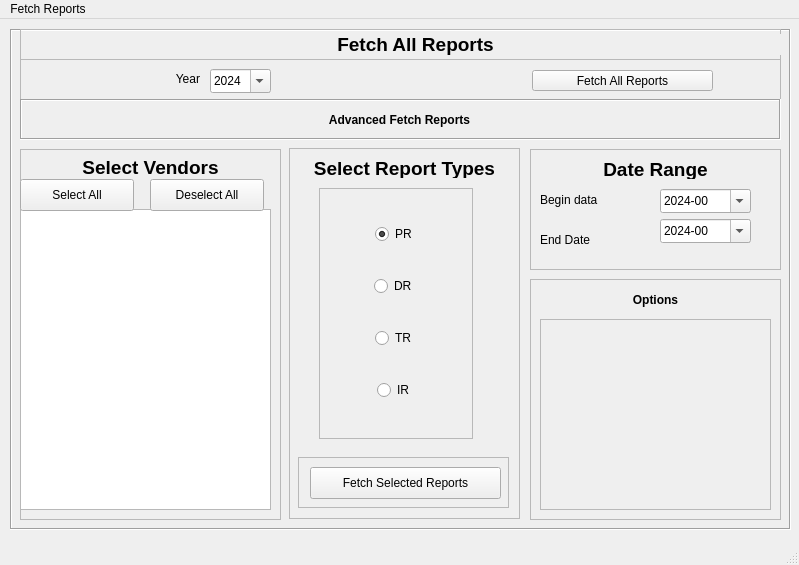
<?xml version="1.0" encoding="UTF-8"?>
<ui version="4.0">
 <class>FetchReportTab</class>
 <widget class="QMainWindow" name="FetchReportTab">
  <property name="geometry">
   <rect>
    <x>0</x>
    <y>0</y>
    <width>799</width>
    <height>565</height>
   </rect>
  </property>
  <property name="windowTitle">
   <string>FetchReportTab</string>
  </property>
  <widget class="QWidget" name="centralwidget">
   <widget class="QFrame" name="frame">
    <property name="geometry">
     <rect>
      <x>10</x>
      <y>10</y>
      <width>781</width>
      <height>501</height>
     </rect>
    </property>
    <property name="frameShape">
     <enum>QFrame::Box</enum>
    </property>
    <property name="frameShadow">
     <enum>QFrame::Sunken</enum>
    </property>
    <widget class="QFrame" name="frame_2">
     <property name="geometry">
      <rect>
       <x>10</x>
       <y>0</y>
       <width>761</width>
       <height>31</height>
      </rect>
     </property>
     <property name="frameShape">
      <enum>QFrame::StyledPanel</enum>
     </property>
     <property name="frameShadow">
      <enum>QFrame::Raised</enum>
     </property>
     <widget class="QLabel" name="lblFetchAllReport">
      <property name="geometry">
       <rect>
        <x>20</x>
        <y>5</y>
        <width>751</width>
        <height>21</height>
       </rect>
      </property>
      <property name="font">
       <font>
        <pointsize>14</pointsize>
        <weight>75</weight>
        <bold>true</bold>
       </font>
      </property>
      <property name="autoFillBackground">
       <bool>true</bool>
      </property>
      <property name="text">
       <string>Fetch All Reports</string>
      </property>
      <property name="alignment">
       <set>Qt::AlignCenter</set>
      </property>
     </widget>
    </widget>
    <widget class="QFrame" name="frame_3">
     <property name="geometry">
      <rect>
       <x>10</x>
       <y>30</y>
       <width>761</width>
       <height>41</height>
      </rect>
     </property>
     <property name="autoFillBackground">
      <bool>true</bool>
     </property>
     <property name="frameShape">
      <enum>QFrame::StyledPanel</enum>
     </property>
     <property name="frameShadow">
      <enum>QFrame::Sunken</enum>
     </property>
     <widget class="QLabel" name="lblYear">
      <property name="geometry">
       <rect>
        <x>-1</x>
        <y>-1</y>
        <width>181</width>
        <height>41</height>
       </rect>
      </property>
      <property name="text">
       <string>Year</string>
      </property>
      <property name="alignment">
       <set>Qt::AlignRight|Qt::AlignTrailing|Qt::AlignVCenter</set>
      </property>
     </widget>
     <widget class="QPushButton" name="btnFetchAllReport">
      <property name="geometry">
       <rect>
        <x>512</x>
        <y>11</y>
        <width>181</width>
        <height>21</height>
       </rect>
      </property>
      <property name="text">
       <string>Fetch All Reports</string>
      </property>
     </widget>
     <widget class="QDateEdit" name="dateedit1">
      <property name="geometry">
       <rect>
        <x>190</x>
        <y>10</y>
        <width>61</width>
        <height>24</height>
       </rect>
      </property>
      <property name="displayFormat">
       <string>yyyy</string>
      </property>
      <property name="calendarPopup">
       <bool>true</bool>
      </property>
      <property name="date">
       <date>
        <year>2024</year>
        <month>1</month>
        <day>1</day>
       </date>
      </property>
     </widget>
    </widget>
    <widget class="QFrame" name="frame_4">
     <property name="geometry">
      <rect>
       <x>10</x>
       <y>70</y>
       <width>761</width>
       <height>41</height>
      </rect>
     </property>
     <property name="frameShape">
      <enum>QFrame::Box</enum>
     </property>
     <property name="frameShadow">
      <enum>QFrame::Sunken</enum>
     </property>
     <widget class="QLabel" name="lblAdvanceFetchReport">
      <property name="geometry">
       <rect>
        <x>9</x>
        <y>5</y>
        <width>741</width>
        <height>31</height>
       </rect>
      </property>
      <property name="font">
       <font>
        <weight>75</weight>
        <bold>true</bold>
        <kerning>true</kerning>
       </font>
      </property>
      <property name="autoFillBackground">
       <bool>true</bool>
      </property>
      <property name="text">
       <string>Advanced Fetch Reports</string>
      </property>
      <property name="alignment">
       <set>Qt::AlignCenter</set>
      </property>
     </widget>
    </widget>
    <widget class="QFrame" name="frmSelectVenders">
     <property name="geometry">
      <rect>
       <x>10</x>
       <y>120</y>
       <width>261</width>
       <height>371</height>
      </rect>
     </property>
     <property name="autoFillBackground">
      <bool>true</bool>
     </property>
     <property name="frameShape">
      <enum>QFrame::StyledPanel</enum>
     </property>
     <property name="frameShadow">
      <enum>QFrame::Raised</enum>
     </property>
     <widget class="QLabel" name="lblFetchAllReport_3">
      <property name="geometry">
       <rect>
        <x>10</x>
        <y>10</y>
        <width>241</width>
        <height>16</height>
       </rect>
      </property>
      <property name="font">
       <font>
        <pointsize>14</pointsize>
        <weight>75</weight>
        <bold>true</bold>
       </font>
      </property>
      <property name="autoFillBackground">
       <bool>true</bool>
      </property>
      <property name="text">
       <string>Select Vendors</string>
      </property>
      <property name="alignment">
       <set>Qt::AlignCenter</set>
      </property>
     </widget>
     <widget class="QListView" name="vendors_list_view_special">
      <property name="geometry">
       <rect>
        <x>0</x>
        <y>60</y>
        <width>251</width>
        <height>301</height>
       </rect>
      </property>
      <property name="font">
       <font>
        <family>Segoe UI</family>
        <pointsize>11</pointsize>
       </font>
      </property>
      <property name="alternatingRowColors">
       <bool>true</bool>
      </property>
     </widget>
     <widget class="QPushButton" name="select_vendors_button_special">
      <property name="geometry">
       <rect>
        <x>0</x>
        <y>30</y>
        <width>114</width>
        <height>32</height>
       </rect>
      </property>
      <property name="text">
       <string>Select All</string>
      </property>
     </widget>
     <widget class="QPushButton" name="deselect_vendors_button_special">
      <property name="geometry">
       <rect>
        <x>130</x>
        <y>30</y>
        <width>114</width>
        <height>32</height>
       </rect>
      </property>
      <property name="text">
       <string>Deselect All</string>
      </property>
     </widget>
    </widget>
    <widget class="QFrame" name="frmSelectReportType">
     <property name="geometry">
      <rect>
       <x>279</x>
       <y>119</y>
       <width>231</width>
       <height>371</height>
      </rect>
     </property>
     <property name="autoFillBackground">
      <bool>true</bool>
     </property>
     <property name="frameShape">
      <enum>QFrame::StyledPanel</enum>
     </property>
     <property name="frameShadow">
      <enum>QFrame::Raised</enum>
     </property>
     <widget class="QFrame" name="frame_5">
      <property name="geometry">
       <rect>
        <x>9</x>
        <y>309</y>
        <width>211</width>
        <height>51</height>
       </rect>
      </property>
      <property name="frameShape">
       <enum>QFrame::StyledPanel</enum>
      </property>
      <property name="frameShadow">
       <enum>QFrame::Raised</enum>
      </property>
      <widget class="QPushButton" name="btnFetchSelectedReports">
       <property name="geometry">
        <rect>
         <x>12</x>
         <y>10</y>
         <width>191</width>
         <height>32</height>
        </rect>
       </property>
       <property name="text">
        <string>Fetch Selected Reports</string>
       </property>
      </widget>
     </widget>
     <widget class="QLabel" name="lblFetchAllReport_5">
      <property name="geometry">
       <rect>
        <x>10</x>
        <y>10</y>
        <width>211</width>
        <height>20</height>
       </rect>
      </property>
      <property name="font">
       <font>
        <pointsize>14</pointsize>
        <weight>75</weight>
        <bold>true</bold>
       </font>
      </property>
      <property name="autoFillBackground">
       <bool>true</bool>
      </property>
      <property name="text">
       <string>Select Report Types</string>
      </property>
      <property name="alignment">
       <set>Qt::AlignCenter</set>
      </property>
     </widget>
     <widget class="QFrame" name="frame_30">
      <property name="geometry">
       <rect>
        <x>30</x>
        <y>40</y>
        <width>154</width>
        <height>251</height>
       </rect>
      </property>
      <property name="frameShape">
       <enum>QFrame::StyledPanel</enum>
      </property>
      <layout class="QGridLayout" name="gridLayout_9">
       <item row="2" column="0" alignment="Qt::AlignHCenter">
        <widget class="QRadioButton" name="tr_radio_button">
         <property name="text">
          <string>TR</string>
         </property>
        </widget>
       </item>
       <item row="0" column="0" alignment="Qt::AlignHCenter">
        <widget class="QRadioButton" name="pr_radio_button">
         <property name="text">
          <string>PR</string>
         </property>
         <property name="checked">
          <bool>true</bool>
         </property>
        </widget>
       </item>
       <item row="1" column="0" alignment="Qt::AlignHCenter">
        <widget class="QRadioButton" name="dr_radio_button">
         <property name="text">
          <string>DR</string>
         </property>
        </widget>
       </item>
       <item row="3" column="0" alignment="Qt::AlignHCenter">
        <widget class="QRadioButton" name="ir_radio_button">
         <property name="text">
          <string>IR</string>
         </property>
        </widget>
       </item>
      </layout>
     </widget>
    </widget>
    <widget class="QFrame" name="frmDateRange">
     <property name="geometry">
      <rect>
       <x>520</x>
       <y>120</y>
       <width>251</width>
       <height>121</height>
      </rect>
     </property>
     <property name="autoFillBackground">
      <bool>true</bool>
     </property>
     <property name="frameShape">
      <enum>QFrame::StyledPanel</enum>
     </property>
     <property name="frameShadow">
      <enum>QFrame::Raised</enum>
     </property>
     <widget class="QLabel" name="lblFetchAllReport_4">
      <property name="geometry">
       <rect>
        <x>10</x>
        <y>10</y>
        <width>231</width>
        <height>20</height>
       </rect>
      </property>
      <property name="font">
       <font>
        <pointsize>14</pointsize>
        <weight>75</weight>
        <bold>true</bold>
       </font>
      </property>
      <property name="autoFillBackground">
       <bool>true</bool>
      </property>
      <property name="text">
       <string>Date Range</string>
      </property>
      <property name="alignment">
       <set>Qt::AlignCenter</set>
      </property>
     </widget>
     <widget class="QDateEdit" name="dateedit1_2">
      <property name="geometry">
       <rect>
        <x>130</x>
        <y>40</y>
        <width>91</width>
        <height>24</height>
       </rect>
      </property>
      <property name="displayFormat">
       <string>yyyy-mm</string>
      </property>
      <property name="calendarPopup">
       <bool>true</bool>
      </property>
      <property name="date">
       <date>
        <year>2024</year>
        <month>1</month>
        <day>1</day>
       </date>
      </property>
     </widget>
     <widget class="QDateEdit" name="dateedit1_3">
      <property name="geometry">
       <rect>
        <x>130</x>
        <y>70</y>
        <width>91</width>
        <height>24</height>
       </rect>
      </property>
      <property name="displayFormat">
       <string>yyyy-mm</string>
      </property>
      <property name="calendarPopup">
       <bool>true</bool>
      </property>
      <property name="date">
       <date>
        <year>2024</year>
        <month>1</month>
        <day>1</day>
       </date>
      </property>
     </widget>
     <widget class="QLabel" name="lblBeginDate">
      <property name="geometry">
       <rect>
        <x>10</x>
        <y>40</y>
        <width>91</width>
        <height>21</height>
       </rect>
      </property>
      <property name="text">
       <string>Begin data</string>
      </property>
     </widget>
     <widget class="QLabel" name="lblEndDate">
      <property name="geometry">
       <rect>
        <x>10</x>
        <y>80</y>
        <width>71</width>
        <height>21</height>
       </rect>
      </property>
      <property name="text">
       <string>End Date</string>
      </property>
     </widget>
    </widget>
    <widget class="QFrame" name="frame_6">
     <property name="geometry">
      <rect>
       <x>520</x>
       <y>250</y>
       <width>251</width>
       <height>241</height>
      </rect>
     </property>
     <property name="autoFillBackground">
      <bool>true</bool>
     </property>
     <property name="frameShape">
      <enum>QFrame::StyledPanel</enum>
     </property>
     <property name="frameShadow">
      <enum>QFrame::Raised</enum>
     </property>
     <widget class="QLabel" name="lblOptions">
      <property name="geometry">
       <rect>
        <x>80</x>
        <y>10</y>
        <width>91</width>
        <height>21</height>
       </rect>
      </property>
      <property name="font">
       <font>
        <weight>75</weight>
        <bold>true</bold>
       </font>
      </property>
      <property name="text">
       <string>Options</string>
      </property>
      <property name="alignment">
       <set>Qt::AlignCenter</set>
      </property>
     </widget>
     <widget class="QFrame" name="options_frame">
      <property name="geometry">
       <rect>
        <x>10</x>
        <y>40</y>
        <width>231</width>
        <height>191</height>
       </rect>
      </property>
      <property name="sizePolicy">
       <sizepolicy hsizetype="Preferred" vsizetype="Preferred">
        <horstretch>0</horstretch>
        <verstretch>0</verstretch>
       </sizepolicy>
      </property>
      <property name="minimumSize">
       <size>
        <width>0</width>
        <height>0</height>
       </size>
      </property>
      <property name="frameShape">
       <enum>QFrame::StyledPanel</enum>
      </property>
      <layout class="QGridLayout" name="gridLayout_6"/>
     </widget>
    </widget>
   </widget>
  </widget>
  <widget class="QMenuBar" name="menubar">
   <property name="geometry">
    <rect>
     <x>0</x>
     <y>0</y>
     <width>799</width>
     <height>24</height>
    </rect>
   </property>
   <widget class="QMenu" name="menuFetch_Reports">
    <property name="title">
     <string>Fetch Reports</string>
    </property>
   </widget>
   <addaction name="menuFetch_Reports"/>
  </widget>
  <widget class="QStatusBar" name="statusbar"/>
 </widget>
 <resources/>
 <connections/>
</ui>
